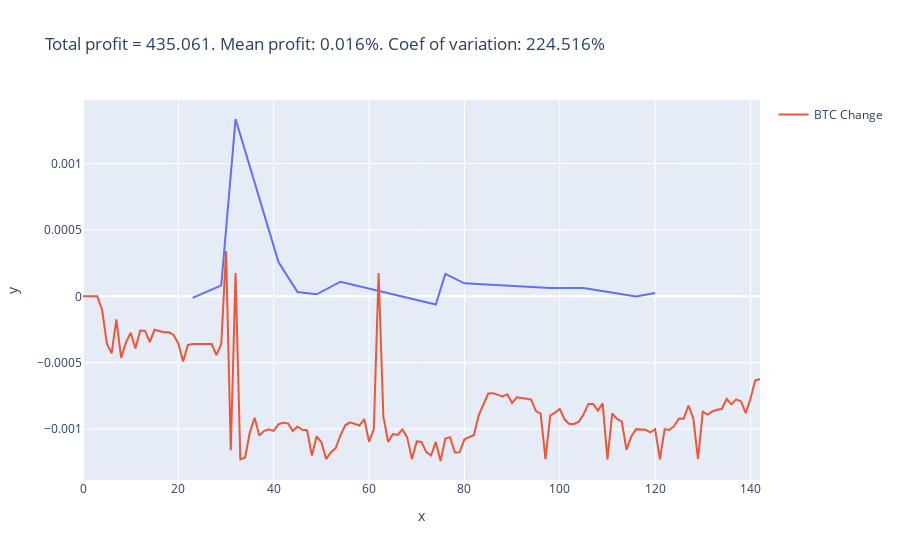

Notebook source saved alongside this figure:
### Code cell
import plotly.express as px
import plotly.graph_objects as go
import numpy as np

def plot_graph(stats):
    profits = np.array(stats['Profits'])
    all_profits = stats['All_profits']
    btc_price = np.array(stats['BTC_price'])
    btc_change = (btc_price-btc_price[0])/btc_price[0]
    profit = (profits[:,0]-profits[:,1])/profits[:,1]
    mean = np.mean(profit)
    std = np.std(profit, ddof=1)

    fig = px.line(x=profits[:,2], y=profit, title=f'Total profit = {all_profits:.3f}. Mean profit: {mean*100:.3f}%. Coef of variation: {std/mean*100:.3f}%')
    fig.add_trace(go.Scatter(y=btc_change, x=list(range(len(btc_price))), mode="lines", name="BTC Change"))

    fig.show()

for delta, stats in zip(deltas, statistics):
    if len(stats['Profits']) > 0:
        print(delta)
        plot_graph(stats)

### Figure 1 — Plotly figure (JSON) as saved in the notebook; plotly's stock layout.template omitted (floating-point values rounded to 4 significant figures; data arrays with more than 128 entries replaced by an {"elided": "..."} marker saying what was removed)
{"data": [{"hovertemplate": "x=%{x}<br>y=%{y}<extra></extra>", "legendgroup": "", "line": {"color": "#636efa", "dash": "solid"}, "marker": {"symbol": "circle"}, "mode": "lines", "name": "", "orientation": "v", "showlegend": false, "type": "scatter", "x": [23, 29, 32, 41, 45, 49, 54, 74, 76, 80, 98, 105, 116, 120], "xaxis": "x", "y": [-1.151e-05, 8.3e-05, 0.001336, 0.0002574, 3.256e-05, 1.542e-05, 0.0001102, -6.184e-05, 0.0001697, 9.804e-05, 6.195e-05, 6.236e-05, -1.648e-06, 2.501e-05], "yaxis": "y"}, {"mode": "lines", "name": "BTC Change", "type": "scatter", "x": {"elided": "143 int values"}, "y": {"elided": "143 float values"}}], "layout": {"legend": {"tracegroupgap": 0}, "title": {"text": "Total profit = 435.061. Mean profit: 0.016%. Coef of variation: 224.516%"}, "xaxis": {"anchor": "y", "domain": [0, 1], "title": {"text": "x"}}, "yaxis": {"anchor": "x", "domain": [0, 1], "title": {"text": "y"}}}}
